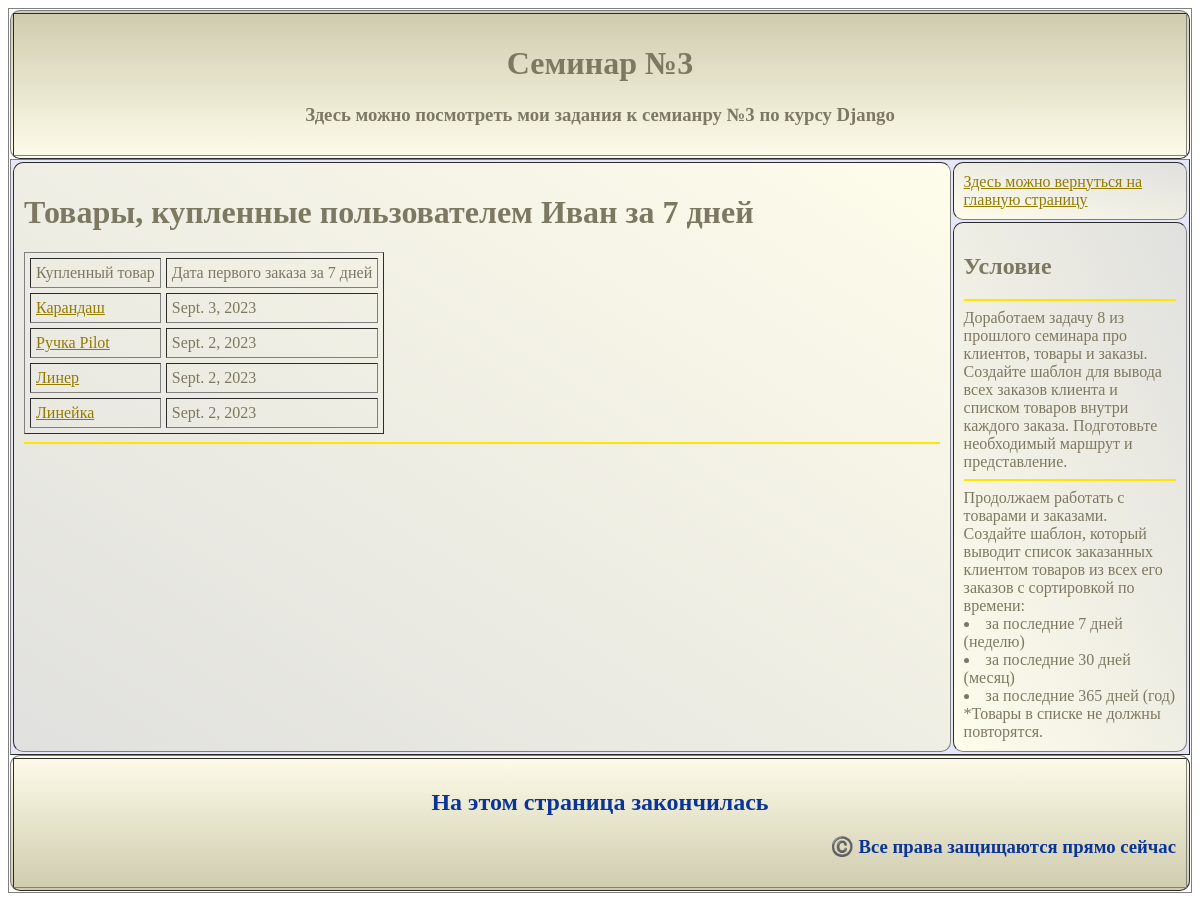
Screenshot of /client/1/7 with the database file from the repository.
### hw_app/models.py (models this page shows, shortened)
class Client(models.Model):
    name = models.CharField(max_length=100)
    email = models.EmailField()
    phone = models.BigIntegerField()
    adress = models.CharField(max_length=200, default=None)
    date_registration = models.DateField(default=timezone.now)
    def __str__(self) -> str:
        return f'{self.name}'

class Goods(models.Model):
    title = models.CharField(max_length=100)
    description = models.TextField(default=None)
    price = models.DecimalField(max_digits=10, decimal_places=2)
    quantity = models.IntegerField()
    date_adding = models.DateField(default=timezone.now)
    def __str__(self) -> str:
        return f'{self.title}'

class Order(models.Model):
    client = models.ForeignKey(Client, on_delete=models.CASCADE)
    goods = models.ManyToManyField(Goods)
    common_price = models.DecimalField(max_digits=100, decimal_places=2, default=0)
    date_create = models.DateField(default=timezone.now)

### hw_app/views.py (the view)
# urls.py: path('client/<int:client_id>/<int:term>', views.orders_term, name='orders_term'),
def orders_term(request, client_id, term):
    client = get_object_or_404(Client, pk=client_id)
    filter_date = date.today() - timedelta(days=term)
    orders = Order.objects.filter(client=client, date_create__gte=filter_date).order_by('-date_create')
    goodses = {}
    for order in orders:
        for goods in order.goods.all():
            goodses[goods]=order.date_create
    goodses = dict(sorted(goodses.items(), key = lambda kv: kv[1], reverse=True))
    context = {'client': client, 'goodses': goodses, 'term': term}
    return render(request, 'hw_app/orders_term.html', context)

### hw_app/templates/hw_app/orders_term.html (shortened to what this page needs)
{% extends 'hw_app/base.html' %}
{% block content %}
<h1>Товары, купленные пользователем {{ client }} за {{ term }} дней</h1>
    <table border="1" cellpadding="5" cellspacing="5">
        <tr align="center">
            <td>Купленный товар</td>
            <td>Дата первого заказа за {{ term }} дней</td>
        </tr>
        {% for goods, date in goodses.items %}
            <tr>
                <td>
                    <a href="{% url 'goods_description' goods.pk %}"> {{ goods }} </a>
                </td>
                <td>{{ date }}</td>
            </tr>
        {% endfor %}
    </table>
{% endblock %}

### rows the page displays
Client: name "Иван"
Goods: title "Карандаш", date_create "Sept. 3, 2023"
Goods: title "Ручка Pilot", date_create "Sept. 2, 2023"
Goods: title "Линер", date_create "Sept. 2, 2023"
Goods: title "Линейка", date_create "Sept. 2, 2023"

### other values shown
{{ term }} "7"
